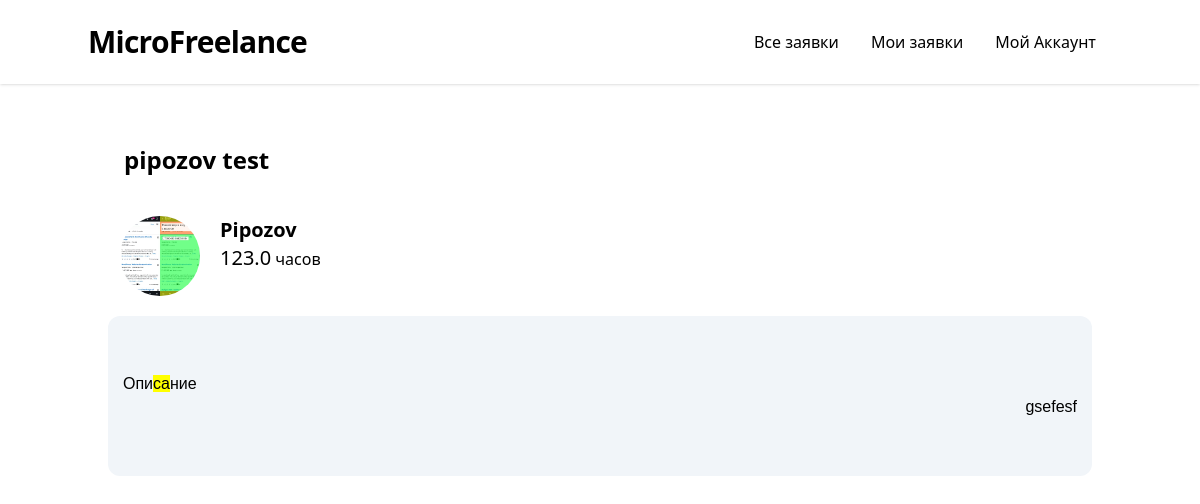
/post/1, run on the app's committed database.
### models.py (models this page shows, shortened)
class Post(db.Model):
    __table_name__ = "posts"
    id: Mapped[int]                         = mapped_column(primary_key=True)
    title: Mapped[str]                      = mapped_column(String(64))
    data: Mapped[str]                       = mapped_column(String(256))
    data_text: Mapped[str]                  = mapped_column(String(256))
    coast: Mapped[str]                      = mapped_column(String(64))
    currency: Mapped[str]                   = mapped_column(String(64))
    author_id: Mapped[int]                  = mapped_column(ForeignKey(User.id))
    create_date: Mapped[str]                = mapped_column(String(64))
    update_date: Mapped[str]                = mapped_column(String(64))
    author: Mapped["User"] = relationship()

class User(UserMixin, db.Model):
    __table_name__ = "users"
    id: Mapped[int]                         = mapped_column(primary_key=True)
    login: Mapped[str]                      = mapped_column(String(64), index=True, unique=True)
    password_hash: Mapped[Optional[str]]    = mapped_column(String(256))
    name: Mapped[Optional[str]]             = mapped_column(String(64))
    aboutme: Mapped[Optional[str]]          = mapped_column(String(256))

### routes.py (the view)
@app.route('/post/<id>')
def post(id = None):
    data = db.session.scalar( sa.select(Post).where(Post.id == id) )
    author = db.session.get(User, data.author_id)
    return render_template('post.html', edit=False, form='', data=data, author=author)

### templates/post.html (shortened to what this page needs)
{% extends 'base/base.html' %}
{% block content %}
<link href="{{ url_for('static', filename='post_editor/quill.snow.css') }}" rel="stylesheet" />
<form method="POST" enctype='multipart/form-data'>
    <div class="mt-5 p-5">
        {% if edit %}
        {{ form.hidden_tag() }}
            <div class="font-semibold text-2xl pb-5">
                {{ form.title(placeholder='Введите заголовок', class="shadow border p-4 rounded-xl w-full") }}
            </div>
        {% else %}
        <div>
            <div class="font-semibold text-2xl pb-5 px-4">
                {{data.title}}
            </div>
        </div>
        {% endif %}
        <div class="py-5 shrink-0">
            {% if edit %}
                <a class="flex flex-nowrap grow-0 shrink-0 ml-3">
            {% else %}
                <a href="/profile{{author.id}}" class="flex flex-nowrap grow-0 shrink-0 ml-3">
            {% endif %}
                <img class="size-20 rounded-full" src="{{ url_for('static', filename='avatars/'+author.login + '.webp') }}">
                <div class="flex-col">
                    <p class="text-xl ml-5 font-semibold">{{ author.name }}</p>
                    {% if edit %}
                        <p class=" ml-5"> {{ form.coast(class='text-xl w-40 shadow p-2 rounded-md', placeholder='Зарплата') }} {{ form.currency(value="часов", class='w-20 shadow p-2 rounded-md') }} </p>
                    {% else %}
                        <p class=" ml-5"> <span class="text-xl">{{ data.coast }}</span> {{ data.currency }} </p>
                    {% endif %}
                </div>
            </a>
        </div>
        <div>
            {% if edit %}
                {{ form.data(style="display:none;", id='data') }}
                {{ form.data_text(style="display:none;", id='data_text') }}
                <div class="w-full border rounded-xl h-96 mt-5 resize-none p-2 shadow" id="editor">
                    <p>Описание</p>
                </div>
            {% else %}
                <div class="ql-container ql-snow ql-editor bg-slate-100 rounded-xl">
                   {{ data.data|safe }}
                </div>
            {% endif %}
        </div>
    </div>
</form>
{% endblock %}

### static/compile.css (style rules this page uses)
html, :host { line-height: 1.5; -webkit-text-size-adjust: 100%; -moz-tab-size: 4; -o-tab-size: 4; tab-size: 4; font-family: ui-sans-serif, system-ui, sans-serif, "Apple Color Emoji", "Segoe UI Emoji", "Segoe UI Symbol", "Noto Color Emoji"; font-feature-settings: normal; font-variation-settings: normal; -webkit-tap-highlight-color: transparent; }
body { margin: 0; line-height: inherit; }
h1, h2, h3, h4, h5, h6 { font-size: inherit; font-weight: inherit; }
a { color: inherit; text-decoration: inherit; }
blockquote, dl, dd, h1, h2, h3, h4, h5, h6, hr, figure, p, pre { margin: 0; }
img, svg, video, canvas, audio, iframe, embed, object { display: block; vertical-align: middle; }
img, video { max-width: 100%; height: auto; }
.ml-3 { margin-left: 0.75rem; }
.ml-5 { margin-left: 1.25rem; }
.mt-5 { margin-top: 1.25rem; }
.flex { display: flex; }
.size-20 { width: 5rem; height: 5rem; }
.shrink-0 { flex-shrink: 0; }
.grow-0 { flex-grow: 0; }
.flex-col { flex-direction: column; }
.flex-nowrap { flex-wrap: nowrap; }
.rounded-full { border-radius: 9999px; }
.rounded-xl { border-radius: 0.75rem; }
.bg-slate-100 { --tw-bg-opacity: 1; background-color: rgb(241 245 249 / var(--tw-bg-opacity)); }
.p-5 { padding: 1.25rem; }
.py-5 { padding-top: 1.25rem; padding-bottom: 1.25rem; }
.px-4 { padding-left: 1rem; padding-right: 1rem; }
.pb-5 { padding-bottom: 1.25rem; }
.text-2xl { font-size: 1.5rem; line-height: 2rem; }
.text-xl { font-size: 1.25rem; line-height: 1.75rem; }
.font-semibold { font-weight: 600; }

### static/post_editor/quill.snow.css (style rules this page uses)
.ql-container { font-family:Helvetica,Arial,sans-serif;font-size:16px;height:100%;margin:0;position:relative }
.ql-editor { box-sizing:border-box;counter-reset:list-0 list-1 list-2 list-3 list-4 list-5 list-6 list-7 list-8 list-9;line-height:1.42;height:100%;outline:none;overflow-y:auto;padding:12px 15px;tab-size:4;-moz-tab-size:4;text-align:left;white-space:pre-wrap;word-wrap:break-word }
.ql-editor > * { cursor:text }
.ql-editor p,.ql-editor ol,.ql-editor pre,.ql-editor blockquote,.ql-editor h1,.ql-editor h2,.ql-editor h3,.ql-editor h4,.ql-editor h5,.ql-editor h6 { margin:0;padding:0 }
.ql-editor .ql-align-right { text-align:right }
.ql-snow { box-sizing:border-box; }
.ql-snow * { box-sizing:border-box }

### data on the page
Post: title "pipozov test", coast "123.0", currency "часов", data "Опи са ние gsefesf"
User: login (picture), name "Pipozov"
